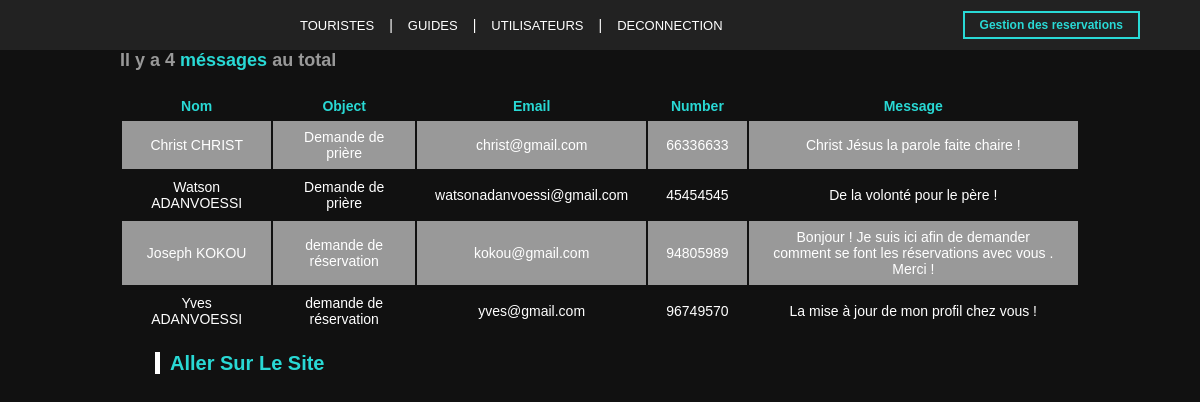
Before: /RegisterController/showMessage (signed in) with the older database file.
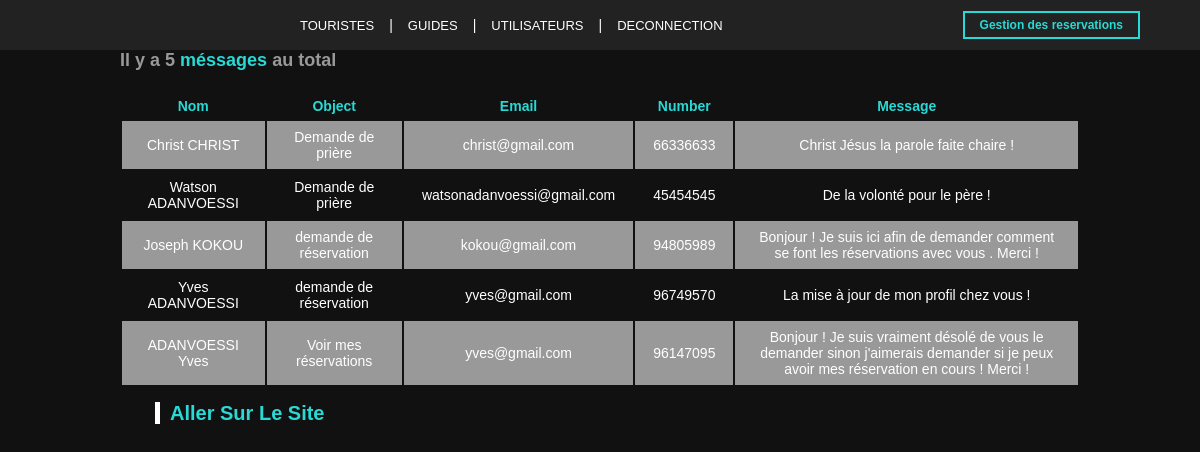
After: the same page with the newer database file.
### tables this page shows
CREATE TABLE `message` (
  `id` int(11) NOT NULL,
  `name` varchar(100) NOT NULL,
  `object` varchar(100) NOT NULL,
  `email` varchar(100) NOT NULL,
  `number` int(100) NOT NULL,
  `message` varchar(500) NOT NULL
);

### App/Controllers/RegisterController.php (called while the page is built, shortened)
<?php
class RegisterController extends \Core\Controller {
    public function showMessage(){
        $this->registerModel = new MessageModel();
        $resultatMessage = $this->registerModel->showMessage();
        $tabCount = $this->registerModel->countMessage();
        $nbrMessage = $tabCount["countM"];
        require_once('../App/Views/Admin/message.php');
    }
}

### public/index.php (called while the page is built, shortened)
<?php
$router = new Core\Router();
$router->add('', ['controller' => 'Users', 'action' => 'accueil']);
$router->add('login', ['controller' => 'Users', 'action' => 'login']);
$router->add('admin', ['controller' => 'Users', 'action' => 'login']);
$router->add('about', ['controller' => 'Users', 'action' => 'about']);
$router->add('contact', ['controller' => 'Users', 'action' => 'contact']);
$router->add('site', ['controller' => 'Users', 'action' => 'site']);
$router->add('{controller}/{action}');
$router->add("{controller}/{id:\d+}/{action}");
$router->add("admin/{controller}/{action}", ["namespace" => "Admin"]);
$router->dispatch($_SERVER["QUERY_STRING"]);

### App/Models/MessageModel.php (called while the page is built, shortened)
<?php
class MessageModel extends Connexion {
  public function showMessage()
  {
      $connexion = new Connexion ;
      $conn = $connexion->connexion();
      $requeteMessage =  "SELECT * FROM message ";
      $resultatMessage = $conn->query($requeteMessage);
      return $resultatMessage;
  }
  public function countMessage(){
      $connexion = new Connexion ;
      $conn = $connexion->connexion();
      $requeteCount ="SELECT count(*) countM FROM message";
      $resultatCount=$conn->query($requeteCount);
      $tabCount = $resultatCount->fetch(PDO::FETCH_ASSOC);
      return $tabCount;
  }
}

### App/Views/Admin/message.php (the view, shortened to what this page needs)
<?php
    require_once('admin_header.php');
?>
<!DOCTYPE html>
<html>
<head>
</head>
<body>
    <div class="container">
        <section class="contact">
            <h2>Il y a <?php echo $nbrMessage ?> <span class="title-nbr">méssages</span> au total</h2>
            <table class="table">
                <thead>
                    <tr>
                        <th>Nom</th>
                        <th>Object</th>
                        <th>Email</th>
                        <th>Number</th>
                        <th>Message</th>
                    </tr>
                </thead>
                <tbody>
                    <?php while($message=$resultatMessage->fetch(PDO::FETCH_ASSOC)){?>
                    <tr>
                        <td><?php echo $message['name'] ?></td>
                        <td><?php echo $message['object'] ?></td>
                        <td><?php echo $message['email'] ?></td>
                        <td><?php echo $message['number'] ?></td>
                        <td><?php echo $message['message'] ?></td>
                    </tr>
                    <?php }?>
                </tbody>
            </table>
            <a class="title right-title" href="/Users/accueil"><span class="glyphicon glyphicon-plus"></span>Aller sur le site</a>
        </section>
    </div>
</body>
</html>

Changed rows visible on the page:
added message: name "ADANVOESSI Yves", object "Voir mes réservations", email "yves@gmail.com", number "96147095", message "Bonjour ! Je suis vraiment désolé de vous le demander sinon j'aimerais demander si je peux avoir mes réservation en cours ! Merci !"
Other visible differences:
$nbrMessage: "4" → "5"
